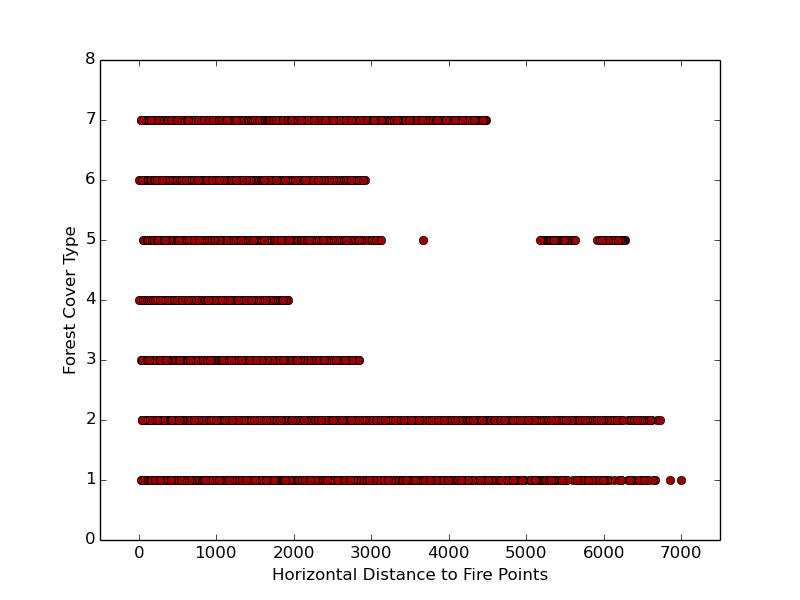

The Python source for this figure:
#!/usr/bin/python
#
# Plots horizontal distance to fire points against forest cover type.

import numpy as np
import matplotlib.pyplot as plt

RED = '#990000'

# Read the training data into a numpy array.
data = np.loadtxt('train.csv', delimiter=',', skiprows=1)

# Extract fire point distance and classes.
fire = data[:,10]
classes = data[:,55]

# Plot.
plt.plot(fire, classes, color=RED, linestyle='None', marker='o')
plt.axis([-500, 7500, 0, 8])
plt.xlabel('Horizontal Distance to Fire Points')
plt.ylabel('Forest Cover Type')

# Output.
# plt.savefig('fire.png')
plt.show()
